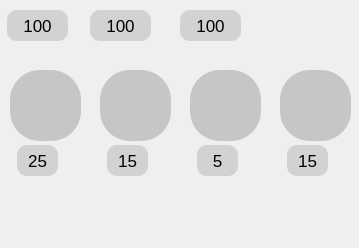
<?xml version="1.0" encoding="UTF-8"?>
<ui version="4.0">
 <class>Form</class>
 <widget class="QWidget" name="Form">
  <property name="geometry">
   <rect>
    <x>0</x>
    <y>0</y>
    <width>359</width>
    <height>248</height>
   </rect>
  </property>
  <property name="windowTitle">
   <string>Form</string>
  </property>
  <widget class="QLabel" name="food">
   <property name="geometry">
    <rect>
     <x>90</x>
     <y>10</y>
     <width>61</width>
     <height>31</height>
    </rect>
   </property>
   <property name="font">
    <font>
     <pointsize>13</pointsize>
     <weight>50</weight>
     <bold>false</bold>
    </font>
   </property>
   <property name="styleSheet">
    <string notr="true">QLabel {
background-color: rgba(90,90,90,50);
border-radius: 10%;
padding : 5%;
}</string>
   </property>
   <property name="text">
    <string>100</string>
   </property>
   <property name="alignment">
    <set>Qt::AlignCenter</set>
   </property>
  </widget>
  <widget class="QLabel" name="water">
   <property name="geometry">
    <rect>
     <x>180</x>
     <y>10</y>
     <width>61</width>
     <height>31</height>
    </rect>
   </property>
   <property name="font">
    <font>
     <pointsize>13</pointsize>
     <weight>50</weight>
     <bold>false</bold>
    </font>
   </property>
   <property name="styleSheet">
    <string notr="true">QLabel {
background-color: rgba(90,90,90,50);
border-radius: 10%;
padding : 5%;
}</string>
   </property>
   <property name="text">
    <string>100</string>
   </property>
   <property name="alignment">
    <set>Qt::AlignCenter</set>
   </property>
  </widget>
  <widget class="QLabel" name="money">
   <property name="geometry">
    <rect>
     <x>7</x>
     <y>10</y>
     <width>61</width>
     <height>31</height>
    </rect>
   </property>
   <property name="font">
    <font>
     <pointsize>13</pointsize>
    </font>
   </property>
   <property name="styleSheet">
    <string notr="true">QLabel {
background-color: rgba(90,90,90,50);
border-radius: 10%;
padding : 5%;
}</string>
   </property>
   <property name="text">
    <string>100</string>
   </property>
   <property name="alignment">
    <set>Qt::AlignCenter</set>
   </property>
  </widget>
  <widget class="QLabel" name="food_photo">
   <property name="geometry">
    <rect>
     <x>140</x>
     <y>10</y>
     <width>31</width>
     <height>31</height>
    </rect>
   </property>
   <property name="text">
    <string/>
   </property>
   <property name="pixmap">
    <pixmap>../photo/food1.png</pixmap>
   </property>
   <property name="scaledContents">
    <bool>true</bool>
   </property>
  </widget>
  <widget class="QLabel" name="money_photo">
   <property name="geometry">
    <rect>
     <x>50</x>
     <y>10</y>
     <width>41</width>
     <height>31</height>
    </rect>
   </property>
   <property name="text">
    <string/>
   </property>
   <property name="pixmap">
    <pixmap>../photo/money.png</pixmap>
   </property>
   <property name="scaledContents">
    <bool>true</bool>
   </property>
  </widget>
  <widget class="QLabel" name="water_photo">
   <property name="geometry">
    <rect>
     <x>230</x>
     <y>10</y>
     <width>31</width>
     <height>31</height>
    </rect>
   </property>
   <property name="text">
    <string/>
   </property>
   <property name="pixmap">
    <pixmap>../photo/water.png</pixmap>
   </property>
   <property name="scaledContents">
    <bool>true</bool>
   </property>
  </widget>
  <widget class="QPushButton" name="whiskas">
   <property name="geometry">
    <rect>
     <x>10</x>
     <y>70</y>
     <width>71</width>
     <height>71</height>
    </rect>
   </property>
   <property name="autoFillBackground">
    <bool>false</bool>
   </property>
   <property name="styleSheet">
    <string notr="true">QPushButton {
border: transparent solid;
background-color: rgba(90,90,90,70);
border-radius: 30%;
aspect-ratio: 1;

}
QPushButton:hover{
background-color: rgba(200,40,40,100);
}</string>
   </property>
   <property name="text">
    <string/>
   </property>
   <property name="icon">
    <iconset>
     <normaloff>../photo/whiskas.png</normaloff>../photo/whiskas.png</iconset>
   </property>
   <property name="iconSize">
    <size>
     <width>64</width>
     <height>64</height>
    </size>
   </property>
  </widget>
  <widget class="QLabel" name="money_2">
   <property name="geometry">
    <rect>
     <x>17</x>
     <y>145</y>
     <width>41</width>
     <height>31</height>
    </rect>
   </property>
   <property name="font">
    <font>
     <pointsize>13</pointsize>
    </font>
   </property>
   <property name="styleSheet">
    <string notr="true">QLabel {
background-color: rgba(90,90,90,50);
border-radius: 10%;
padding : 5%;
}</string>
   </property>
   <property name="text">
    <string>25</string>
   </property>
   <property name="alignment">
    <set>Qt::AlignCenter</set>
   </property>
  </widget>
  <widget class="QLabel" name="money_photo_2">
   <property name="geometry">
    <rect>
     <x>40</x>
     <y>145</y>
     <width>41</width>
     <height>31</height>
    </rect>
   </property>
   <property name="text">
    <string/>
   </property>
   <property name="pixmap">
    <pixmap>../photo/money.png</pixmap>
   </property>
   <property name="scaledContents">
    <bool>true</bool>
   </property>
  </widget>
  <widget class="QLabel" name="warning">
   <property name="geometry">
    <rect>
     <x>80</x>
     <y>210</y>
     <width>201</width>
     <height>20</height>
    </rect>
   </property>
   <property name="font">
    <font>
     <pointsize>11</pointsize>
    </font>
   </property>
   <property name="text">
    <string/>
   </property>
  </widget>
  <widget class="QLabel" name="warning_photo">
   <property name="geometry">
    <rect>
     <x>40</x>
     <y>200</y>
     <width>31</width>
     <height>31</height>
    </rect>
   </property>
   <property name="font">
    <font>
     <pointsize>11</pointsize>
    </font>
   </property>
   <property name="styleSheet">
    <string notr="true"/>
   </property>
   <property name="text">
    <string/>
   </property>
   <property name="pixmap">
    <pixmap>../photo/error.png</pixmap>
   </property>
   <property name="scaledContents">
    <bool>true</bool>
   </property>
   <property name="alignment">
    <set>Qt::AlignCenter</set>
   </property>
  </widget>
  <widget class="QPushButton" name="close">
   <property name="geometry">
    <rect>
     <x>320</x>
     <y>10</y>
     <width>31</width>
     <height>31</height>
    </rect>
   </property>
   <property name="autoFillBackground">
    <bool>false</bool>
   </property>
   <property name="styleSheet">
    <string notr="true">QPushButton {
border: transparent solid;
border-radius: 10%;
aspect-ratio: 1;

}
QPushButton:hover{
background-color: rgba(90,90,90,70);
}</string>
   </property>
   <property name="text">
    <string/>
   </property>
   <property name="icon">
    <iconset>
     <normaloff>../photo/close.png</normaloff>../photo/close.png</iconset>
   </property>
   <property name="iconSize">
    <size>
     <width>32</width>
     <height>32</height>
    </size>
   </property>
  </widget>
  <widget class="QLabel" name="money_3">
   <property name="geometry">
    <rect>
     <x>107</x>
     <y>145</y>
     <width>41</width>
     <height>31</height>
    </rect>
   </property>
   <property name="font">
    <font>
     <pointsize>13</pointsize>
    </font>
   </property>
   <property name="styleSheet">
    <string notr="true">QLabel {
background-color: rgba(90,90,90,50);
border-radius: 10%;
padding : 5%;
}</string>
   </property>
   <property name="text">
    <string>15</string>
   </property>
   <property name="alignment">
    <set>Qt::AlignCenter</set>
   </property>
  </widget>
  <widget class="QLabel" name="money_photo_3">
   <property name="geometry">
    <rect>
     <x>130</x>
     <y>145</y>
     <width>41</width>
     <height>31</height>
    </rect>
   </property>
   <property name="text">
    <string/>
   </property>
   <property name="pixmap">
    <pixmap>../photo/money.png</pixmap>
   </property>
   <property name="scaledContents">
    <bool>true</bool>
   </property>
  </widget>
  <widget class="QPushButton" name="cucumber">
   <property name="geometry">
    <rect>
     <x>100</x>
     <y>70</y>
     <width>71</width>
     <height>71</height>
    </rect>
   </property>
   <property name="autoFillBackground">
    <bool>false</bool>
   </property>
   <property name="styleSheet">
    <string notr="true">QPushButton {
border: transparent solid;
background-color: rgba(90,90,90,70);
border-radius: 30%;
aspect-ratio: 1;

}
QPushButton:hover{
background-color: rgba(200,40,40,100);
}</string>
   </property>
   <property name="text">
    <string/>
   </property>
   <property name="icon">
    <iconset>
     <normaloff>../photo/cucumber.png</normaloff>../photo/cucumber.png</iconset>
   </property>
   <property name="iconSize">
    <size>
     <width>64</width>
     <height>64</height>
    </size>
   </property>
  </widget>
  <widget class="QLabel" name="money_photo_4">
   <property name="geometry">
    <rect>
     <x>220</x>
     <y>145</y>
     <width>41</width>
     <height>31</height>
    </rect>
   </property>
   <property name="text">
    <string/>
   </property>
   <property name="pixmap">
    <pixmap>../photo/money.png</pixmap>
   </property>
   <property name="scaledContents">
    <bool>true</bool>
   </property>
  </widget>
  <widget class="QLabel" name="money_4">
   <property name="geometry">
    <rect>
     <x>197</x>
     <y>145</y>
     <width>41</width>
     <height>31</height>
    </rect>
   </property>
   <property name="font">
    <font>
     <pointsize>13</pointsize>
    </font>
   </property>
   <property name="styleSheet">
    <string notr="true">QLabel {
background-color: rgba(90,90,90,50);
border-radius: 10%;
padding : 5%;
}</string>
   </property>
   <property name="text">
    <string>5</string>
   </property>
   <property name="alignment">
    <set>Qt::AlignCenter</set>
   </property>
  </widget>
  <widget class="QPushButton" name="grass">
   <property name="geometry">
    <rect>
     <x>190</x>
     <y>70</y>
     <width>71</width>
     <height>71</height>
    </rect>
   </property>
   <property name="autoFillBackground">
    <bool>false</bool>
   </property>
   <property name="styleSheet">
    <string notr="true">QPushButton {
border: transparent solid;
background-color: rgba(90,90,90,70);
border-radius: 30%;
aspect-ratio: 1;

}
QPushButton:hover{
background-color: rgba(200,40,40,100);
}</string>
   </property>
   <property name="text">
    <string/>
   </property>
   <property name="icon">
    <iconset>
     <normaloff>../photo/grass.png</normaloff>../photo/grass.png</iconset>
   </property>
   <property name="iconSize">
    <size>
     <width>64</width>
     <height>64</height>
    </size>
   </property>
  </widget>
  <widget class="QLabel" name="money_5">
   <property name="geometry">
    <rect>
     <x>287</x>
     <y>145</y>
     <width>41</width>
     <height>31</height>
    </rect>
   </property>
   <property name="font">
    <font>
     <pointsize>13</pointsize>
    </font>
   </property>
   <property name="styleSheet">
    <string notr="true">QLabel {
background-color: rgba(90,90,90,50);
border-radius: 10%;
padding : 5%;
}</string>
   </property>
   <property name="text">
    <string>15</string>
   </property>
   <property name="alignment">
    <set>Qt::AlignCenter</set>
   </property>
  </widget>
  <widget class="QLabel" name="money_photo_5">
   <property name="geometry">
    <rect>
     <x>310</x>
     <y>145</y>
     <width>41</width>
     <height>31</height>
    </rect>
   </property>
   <property name="text">
    <string/>
   </property>
   <property name="pixmap">
    <pixmap>../photo/money.png</pixmap>
   </property>
   <property name="scaledContents">
    <bool>true</bool>
   </property>
  </widget>
  <widget class="QPushButton" name="bottle">
   <property name="geometry">
    <rect>
     <x>280</x>
     <y>70</y>
     <width>71</width>
     <height>71</height>
    </rect>
   </property>
   <property name="autoFillBackground">
    <bool>false</bool>
   </property>
   <property name="styleSheet">
    <string notr="true">QPushButton {
border: transparent solid;
background-color: rgba(90,90,90,70);
border-radius: 30%;
aspect-ratio: 1;

}
QPushButton:hover{
background-color: rgba(200,40,40,100);
}</string>
   </property>
   <property name="text">
    <string/>
   </property>
   <property name="icon">
    <iconset>
     <normaloff>../photo/bottle.png</normaloff>../photo/bottle.png</iconset>
   </property>
   <property name="iconSize">
    <size>
     <width>64</width>
     <height>64</height>
    </size>
   </property>
  </widget>
  <zorder>food</zorder>
  <zorder>water</zorder>
  <zorder>money</zorder>
  <zorder>food_photo</zorder>
  <zorder>money_photo</zorder>
  <zorder>water_photo</zorder>
  <zorder>whiskas</zorder>
  <zorder>money_2</zorder>
  <zorder>money_photo_2</zorder>
  <zorder>warning</zorder>
  <zorder>warning_photo</zorder>
  <zorder>close</zorder>
  <zorder>money_3</zorder>
  <zorder>money_photo_3</zorder>
  <zorder>cucumber</zorder>
  <zorder>money_4</zorder>
  <zorder>grass</zorder>
  <zorder>money_5</zorder>
  <zorder>money_photo_5</zorder>
  <zorder>bottle</zorder>
  <zorder>money_photo_4</zorder>
 </widget>
 <resources/>
 <connections/>
</ui>
